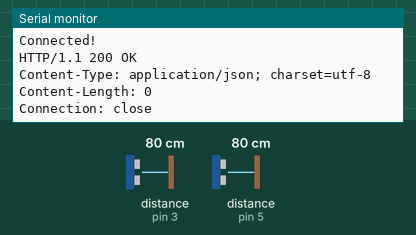
Simulated run of this sketch. Board: Arduino Uno, built with avr-gcc and run on an emulated ATmega328P. Parts: the last lines printed to the serial monitor. Wiring (inferred from the names in the program): 2 × ultrasonic range finder: trigger pin 2, echo pin 3 / trigger pin 4, echo pin 5. Inputs (shaded band) come from the test bench; at power-on: distance to the obstacle (sensors on pin 3, pin 5) 80 cm. The echo pulse lasts 58.3 µs per cm; WiFi joins after 1.5 s; servers stay silent unless stated; uploads are accepted with an empty reply.

Above: at 6.1 s.
6.2 s: distance to the obstacle (sensor on pin 3) set to 2 cm
At 10.53 s:
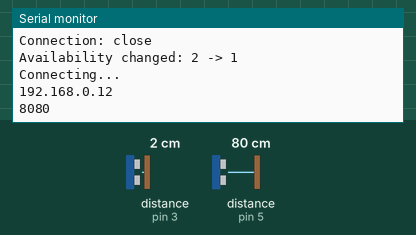
12.3 s: distance to the obstacle (sensor on pin 5) set to 2 cm
At 16.9 s:
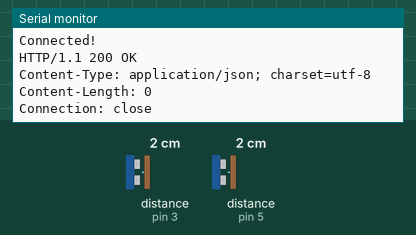
18.4 s: distance to the obstacle (sensor on pin 3) set to 35 cm
24.5 s: distance to the obstacle (sensor on pin 5) set to 35 cm
Timing chart, 0 to 27.5 s (numbered marks = the images above; inputs shaded):
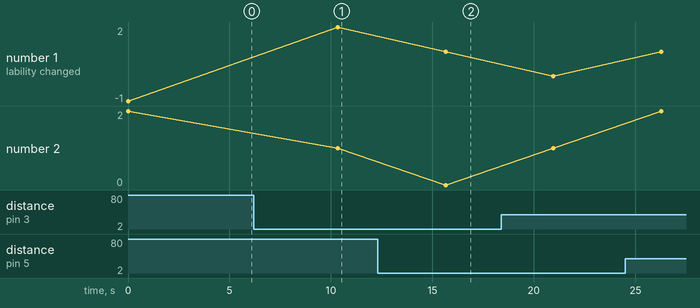

The sketch:

SmartParking-2.ino
```cpp
#include <SPI.h>
#include <Ethernet.h>

byte mac[] = {0x90, 0xA2, 0x0D, 0x0E, 0x96, 0xC1 };
byte server[] = {192, 168, 0, 12};
byte arduinoIP[] = {192, 168, 0, 30};
//IPAddress arduinoIP(192, 168, 0, 30);

EthernetClient client;

const char* _id = "6abfe91fd376605d02700b3b";
const int trigerPin[] = {2, 4};//, 6, 8, 10};
const int echoPin[] = {3, 5};//, 7, 9, 11};
const int length = sizeof(trigerPin) / sizeof(int);
const double speedOfSound = 0.0343;               /* (cm/us) centimeters by microseconds */
int maxDistance[] = {20, 20};//, 20, 20, 20};     /* Distance from the sensor to the floor in centimeters */
long travelTime;                                  /* Roundtrip time */
int distance;                                     /* Distance between the sensor and the target in centimeters */
int availability;                                 /* Parking availability */
int lastAvailability = -1;                        /* Last parking availability recorded */
const int port = 8080;

const char* templatePostRequest = "{\"_id\":\"%s\",\"availability\":%d}";

void setup() {
    Serial.begin (9600);

     Ethernet.begin(mac, arduinoIP);

    /*if () {
      Serial.println("Failed to configure Ethernet using DHCP");
    }*/

    // Give time to the ethernet shield to initialize.
    delay(1);
    Serial.println(Ethernet.localIP());

    // Define pins' mode.
    for(int i = 0; i < length; i++) {
        pinMode(trigerPin[i], OUTPUT);
        pinMode(echoPin[i], INPUT);
    }
}

void loop() {
    availability = 0;
    for (int i = 0; i < length; i++) {
        // Clear the trigerPin.
        digitalWrite(trigerPin[i], LOW);
        delayMicroseconds(2);

        /* Get distance between sensor and object. */
        if(getData(i)) {
            int errorDistance = maxDistance[i] / 10;           /* Error distance because false true. */
            //Serial.print(i); Serial.print(": "); Serial.println(distance + errorDistance);
            if(distance + errorDistance >= maxDistance[i]) {
                // Car present! Availability count plus 1.
                availability++;
            }
        }
    }

    //Serial.println(availability);

    if(availability != lastAvailability) {
      Serial.print("Availability changed: "); Serial.print(lastAvailability); Serial.print(" -> "); Serial.println(availability);
      sendData();
      lastAvailability = availability;
    }

    // Wait 5 seconds before checking again.
    delay(5000);
}


bool getData(int i) {
    // Generate ultra sound wave.
    digitalWrite(trigerPin[i], HIGH);
    delayMicroseconds(10);
    digitalWrite(trigerPin[i], LOW);

    // Read traveled time.
    /**
     * pulseIn(): function wait for the pin to go HIGH
     * caused by the bounced sound wave, and it will start timing.
     * Then, it will wait for the pin to go LOW when the sound
     * wave will end, and it will stop the timing.
     *
     * return: the length of the pulse in microseconds.
     */
    travelTime = pulseIn(echoPin[i], HIGH);

    /*
     *  Travel time =  (travel distance) / (speed of sound)
     *  Then,  travel distance = (travel time) * (speed of sound)
     *  Then, distance = (travel distance) / 2
     */
    long travelDistance = (long) (travelTime * speedOfSound);
    distance = travelDistance / 2;

    if (distance <= 0 || distance >= 500) {
      Serial.print("Sensor ");
      Serial.print(i);
      Serial.print(" is ");
      Serial.println("Out of range");
      return false;
    }

    return true;
}

void sendData() {

    char outBuffer[128];

    if (connect() == 1) {
      char json[strlen(templatePostRequest) + strlen(_id) + ((int) ceil(log10(availability))) + 1];
      sprintf(json, templatePostRequest, _id, availability);

      send("POST /update HTTP/1.1");
      sprintf(outBuffer, "Host: %d.%d.%d.%d:%d", server[0], server[1], server[2], server[3], port);
      send(outBuffer);
      send("Connection: close");
      send("Accept: */*");
      send("User-Agent: Mozilla/4.0 (compatible; esp8266 Lua; Windows NT 5.1)");
      send("Content-Type: application/json");
      sprintf(outBuffer, "Content-Length: %d", strlen(json));
      send(outBuffer);
      client.println();
      Serial.println();
      send(json);

      while(!client.available()) {} // Wait until we get a resonse back.
      while(client.available()) {
        Serial.print((char) client.read());
      }

      client.stop();
    }
}

void send(const String message) {
  send(message.c_str());
}

void send(const char* message) {
  client.println(message);
}

int connect() {


    Serial.println("Connecting...");

    Serial.print(server[0]); Serial.print("."); Serial.print(server[1]); Serial.print("."); Serial.print(server[2]); Serial.print("."); Serial.println(server[3]);
    Serial.println(port);

    int result = client.connect(server, port);

    if(result == 1) {
      Serial.println("Connected!");
    } else {
      Serial.print("Connection failed!"); Serial.print(result); Serial.println();
    }

    return result;
}
```

Measured:
- after the input at 6.2 s, the serial monitor: prints a new line after 4.1 s (image 1)
- after the input at 12.3 s, the serial monitor: prints a new line after 3.4 s (image 2)
- plotted number 1: -1 → 2 after the input at 6.2 s, 0 → 1 after the input at 24.5 s
- plotted number 2: 2 → 1 after the input at 6.2 s, 1 → 2 after the input at 24.5 s
